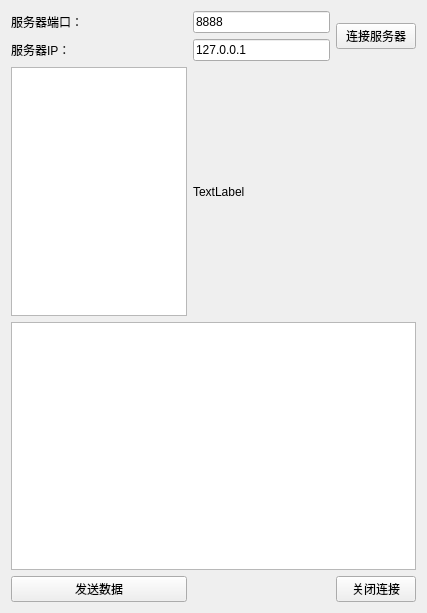
<?xml version="1.0" encoding="UTF-8"?>
<ui version="4.0">
 <class>ClientWidget</class>
 <widget class="QWidget" name="ClientWidget">
  <property name="geometry">
   <rect>
    <x>0</x>
    <y>0</y>
    <width>427</width>
    <height>613</height>
   </rect>
  </property>
  <property name="windowTitle">
   <string>Form</string>
  </property>
  <layout class="QGridLayout" name="gridLayout">
   <item row="0" column="0">
    <widget class="QLabel" name="label">
     <property name="text">
      <string>服务器端口：</string>
     </property>
    </widget>
   </item>
   <item row="0" column="1">
    <widget class="QLineEdit" name="lineEditPort">
     <property name="text">
      <string>8888</string>
     </property>
    </widget>
   </item>
   <item row="1" column="0">
    <widget class="QLabel" name="label_2">
     <property name="text">
      <string>服务器IP：</string>
     </property>
    </widget>
   </item>
   <item row="1" column="1">
    <widget class="QLineEdit" name="lineEditIP">
     <property name="text">
      <string>127.0.0.1</string>
     </property>
    </widget>
   </item>
   <item row="3" column="0" colspan="3">
    <widget class="QTextEdit" name="textEditWrite"/>
   </item>
   <item row="4" column="0">
    <widget class="QPushButton" name="buttonSend">
     <property name="text">
      <string>发送数据</string>
     </property>
    </widget>
   </item>
   <item row="4" column="1">
    <spacer name="horizontalSpacer">
     <property name="orientation">
      <enum>Qt::Horizontal</enum>
     </property>
     <property name="sizeHint" stdset="0">
      <size>
       <width>217</width>
       <height>20</height>
      </size>
     </property>
    </spacer>
   </item>
   <item row="4" column="2">
    <widget class="QPushButton" name="buttonClose">
     <property name="text">
      <string>关闭连接</string>
     </property>
    </widget>
   </item>
   <item row="0" column="2" rowspan="2">
    <widget class="QPushButton" name="buttonConnect">
     <property name="text">
      <string>连接服务器</string>
     </property>
    </widget>
   </item>
   <item row="2" column="0">
    <widget class="QTextEdit" name="textEditRead">
     <property name="readOnly">
      <bool>true</bool>
     </property>
    </widget>
   </item>
   <item row="2" column="1" colspan="2">
    <widget class="QLabel" name="label_image">
     <property name="text">
      <string>TextLabel</string>
     </property>
    </widget>
   </item>
  </layout>
 </widget>
 <resources/>
 <connections/>
</ui>
